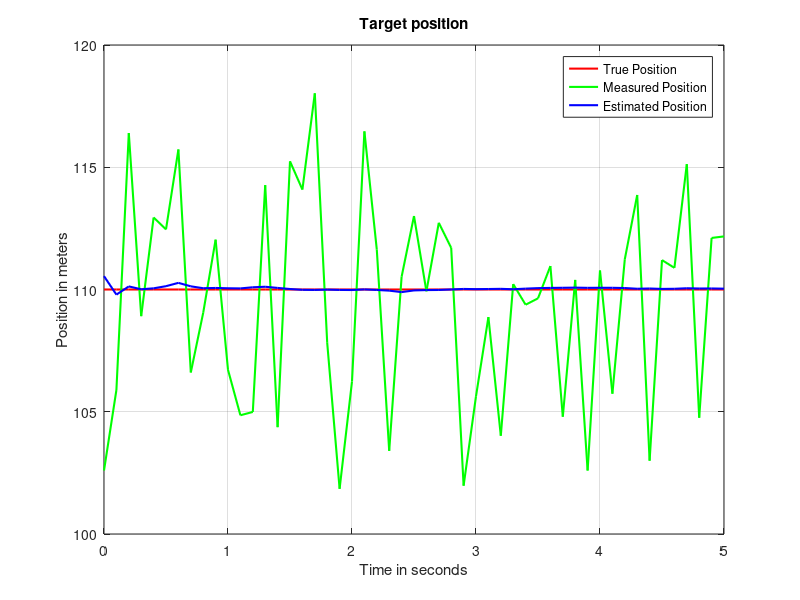
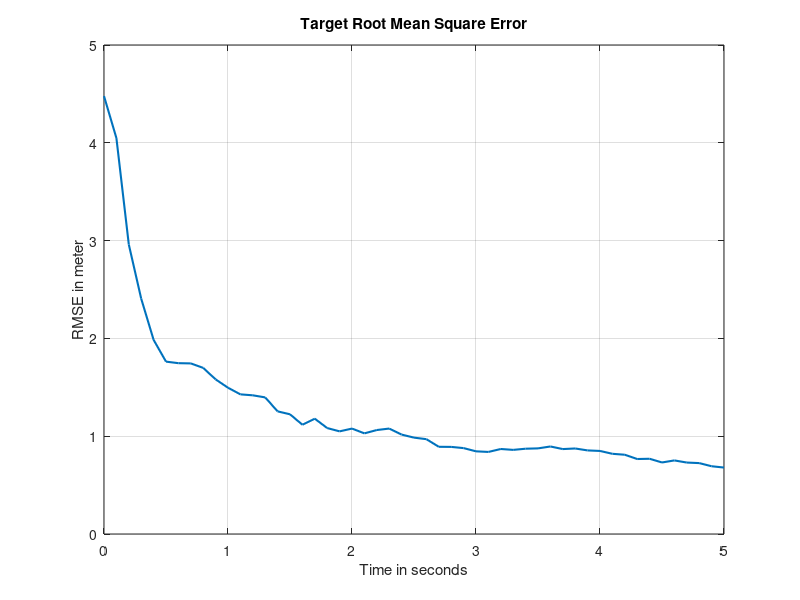

MATLAB code to generate these figures, in order:
%%%% Q. Thermal camera installed on an Airborne platform observed position of a stationary target.Thus Obtained
%%% position is noisy because Thermal camera is affecting certain vibration due to malfunctioned platform. The
%%% Objective is to estimate the position (along x-axis) of target. The measurement noise is additive having Gaussian
%%% PDF with zero mean and standard deviation of 1 m. Observation time is 5 seconds and sampling time is 0.1 second.
%%************************************************************************%%%
%%%                                  Steps                                %%%
%%% 1.Global variable delaration and common variables                     %%%
%%% 2. Kalman Filter                                                      %%%
%%%   2.1. The prediction part                                            %%%
%%%   2.2. The estimation Part                                            %%%                                                           %%%
%%% 3. Averaging the results to eleminate uncertainity (MonteCarlo Runs)  %%%
%%% 4. Statistics (Root mean Sauare Error)                                %%%
%%% 5. Plotting                                                           %%%
%%%***********************************************************************%%%
clc
close all
clear all
T = 0.1;                     %sampling time
total_time = 5;
t =0: T: total_time;        %time vector
mea=1;      % No of meaurements
I=eye(mea);                       %identity Matrix
mean = 0;                    %measurement noise mean
meas_noise_sd = 5; % measurement noise standard deviation
init_pos = [110];    %inital Position x
F=I; % Transition matrix
H=I;   %Output Coeffecient Matrix 
R=meas_noise_sd^2*[I]    % measurement covariance matrix
for m=1:50 % for 50 runs
Ztrue=init_pos*ones(1,length(t))
meas_noise = mean +meas_noise_sd*randn(1,length(t));    % generating measurement noise (gaussian noise) 
 Znoisy = Ztrue + meas_noise;                     % The noisy measurment vector

 X0 = [Znoisy(:,1)];                   % inital State  
 P0 = R*[I];                  % inital State Covariacne
 targetX = Ztrue;
    for cycle = 1 :length(t)

        if cycle==1
           X_est = X0;         % inital State
            P_est = P0;       % inital State covariance
        else
X_pri=F*X_est;       % Predicted state vector
P_pri=F*P_est*F' ;    % Predicted state covariance matrix
S = H*P_pri*H' + R;     % Innovation covariance
K = P_pri*H'*inv(S);    % optimal kalman gain

X_est = X_pri + K*( Znoisy(1,cycle) - H*X_pri );    % state estimate
P_est = ( I - K*H )*P_pri;
        end
        Est_X(m,cycle) = X_est;
    end
    Znoisyx(m,:)=Znoisy;
end
M_estX = sum(Est_X)/50; % Finding means of all runs
M_Znoisyx = sum(Znoisyx)/50;
% M_estX =(EstimatedX);
% M_Znoisyx=Znoisyx
RMSE = sqrt( sum( (repmat(Ztrue(1,:),50,1) - Est_X).^2 )/50 ); % Root Mean Square error
%%%%%%%%%% ploting
 plot(t,Ztrue,'r','LineWidth',1.5)
 hold on
 plot(t,Znoisy,'g','LineWidth',1.5)
  hold on
  plot(t,M_estX,'b','LineWidth',1.5)
  legend('True Position','Measured Position','Estimated Position')
   xlabel('Time in seconds')
    ylabel('Position in meters')
    title('Target position')
    grid on
  figure
  plot(t,RMSE,'LineWidth',1.5)
   xlabel('Time in seconds')
    ylabel('RMSE in meter')
    title('Target Root Mean Square Error')
    grid on